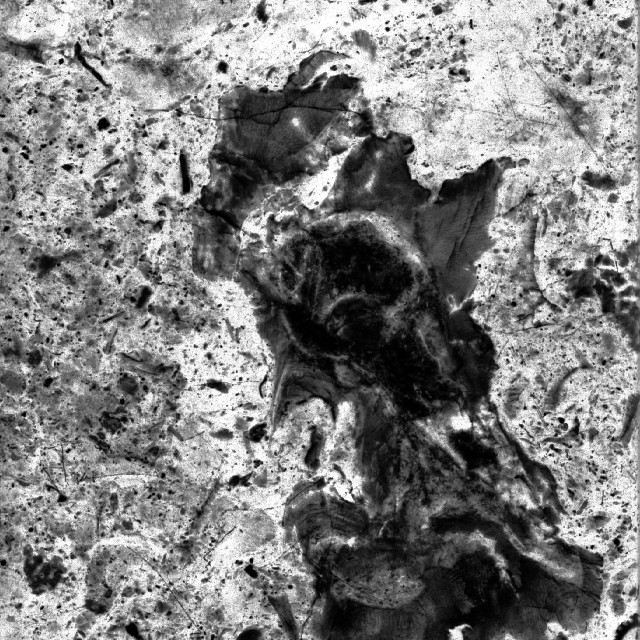
#> input picture data/Normalized_Brodatz/Marble/D58.tif, 640 x 640 px
$ jupyter execute --allow-errors gaussian_noise.ipynb
#> lines starting #> are read from the running program, lines starting #| are printed output that depends on the picture
### utils/images_generator.py
import numpy as np
import matplotlib.pyplot as plt
from PIL import Image
import random


def generate_histogram(img, isNormalized=True, title='Histogram of Img', range=(0, 255)):
    '''
        Plots a histogram of the image
    '''
    if not isNormalized:
        normalized_img = normalize_img_to_0_255(img)
    else:
        normalized_img = img
    flattened_img = normalized_img.flatten()
    plt.hist(flattened_img, bins=256, range=range, color='blue', alpha=0.7)
    plt.xlabel('Value')
    plt.ylabel('Frequency')
    plt.title(title)

# [8 lines left out: function normalize_img_to_0_255, not called in this run]

def uniform_image(intensity=127, image_size=(256, 256)):
    return np.ones(image_size, dtype=np.int8)*intensity

# [263 lines left out: functions colored_noise, logistic_map, henon_map, new_henon_map, noisy, salt_and_pepper and 2 more, not called in this run]

def gaussian_noise_gs(mean=0.0, sigma=20, image=np.ones((256, 256))):
    '''
    Args:
        mean (float): Mean of the Gaussian noise distribution (default 0)
        sigma (float): Standard deviation of the Gaussian noise distribution (default 20)
        image (numpy.ndarray): Input image (default is a 256x256 array of ones)

    Returns:
        numpy.ndarray: Noisy image with pixel values clipped to [0, 255]
    '''
    row,col= image.shape
    gauss = np.random.normal(mean,sigma,(row,col))
    gauss = gauss.reshape(row,col)
    noisy = image + gauss
    noisy_clipped = np.clip(noisy, 0, 255)
    return noisy_clipped

# [317 lines left out: functions add_gaussian_noise_giva, poisson_noise, periodic_noise, add_speckle_noise, add_speckle_noise_v2, speckle_noise_gs and 2 more, not called in this run]


# [31 lines that do not run on import are left out]

### utils/experiments_functions.py
import numpy as np
import ordpy
from features_extractor.entropy_complexity import get_entropy_fisher, get_weighted_entropy_fisher
from features_extractor.entropy_complexity_correct import get_weighted_entropy_complexity, get_entropy_complexity, get_weighted_fisher_shannon
import pandas as pd
import matplotlib.pyplot as plt
import matplotlib.cm as cm
import seaborn as sns

def get_img_info(img, q_linspace = np.linspace(-2, 20, num = 221)):
    data = []
    for q in q_linspace:
        # print(f"q = {q}")
        ord_dis = ordpy.weighted_smoothness_structure(img, q=q)
        probs = ordpy.weighted_smoothness_structure_probs(img, q=q)
        w_ent_correct, w_comp_correct = get_weighted_entropy_complexity(img, 2, 2, 1, 1, q)
        data.append([q, ord_dis[0], ord_dis[1], w_ent_correct, w_comp_correct, probs[0], probs[1], probs[2]])

    data = pd.DataFrame(data, columns = ["q", "Smoothness", "Curve structure", "Weighted Entropy Correct", "Weighted Complexity Correct", "prob0", "prob1", "prob2"])
    return data

# [10 lines left out: function get_img_info_simple, not called in this run]

### gaussian_noise.ipynb
# Gaussian Noise Experiments

## Import

[cell 1]
import numpy as np
import pandas as pd
import matplotlib.pyplot as plt
import cv2

[cell 2]
from utils.images_generator import gaussian_noise_gs, normalize_img_to_0_255, generate_histogram

[cell 3]
images_class = 'Marble'
images_path = f'data/Normalized_Brodatz/{images_class}'
image_name = 'D58'
image_title = f'{images_class}-{image_name}'
gs_image = cv2.imread(f'{images_path}/{image_name}.tif', cv2.IMREAD_GRAYSCALE)
#> gs_image is the input picture: shape (640, 640); min 0, max 255, mean 127.6
if gs_image is not None:
    plt.imshow(gs_image, cmap='gray')
    plt.title(f"Imagem {image_title}")
    plt.axis('off')  # Remove os eixos
    plt.show()
else:
    print('error')

[cell 4]
generate_histogram(gs_image, isNormalized=True, title=f'{image_title}')
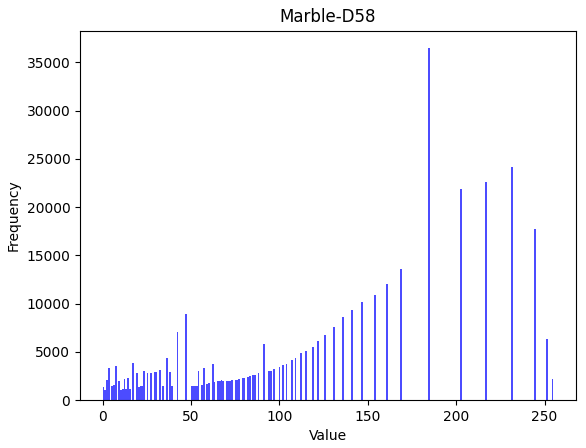
#> figure drawn by matplotlib, 1 panel; tallest bar 36463 high, from x = 184.3 to 185.3

mean = 0; sigma = 0.1

[cell 5]
mean = 90
sigma = 10

# Generate the 2D Hénon map data
image_mean_90_sigma_10 = gaussian_noise_gs(mean, sigma, gs_image)
#> in gaussian_noise_gs, `noisy = image + gauss`:
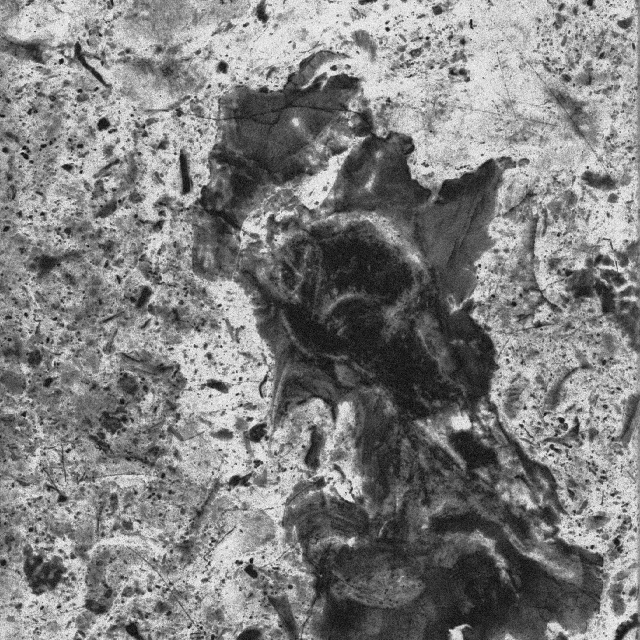
#> noisy: shape (640, 640) float64; min 53.23, max 381, mean 217.6; drawn with min black and max white
#> in gaussian_noise_gs, `noisy_clipped = np.clip(noisy, 0, 255)`:
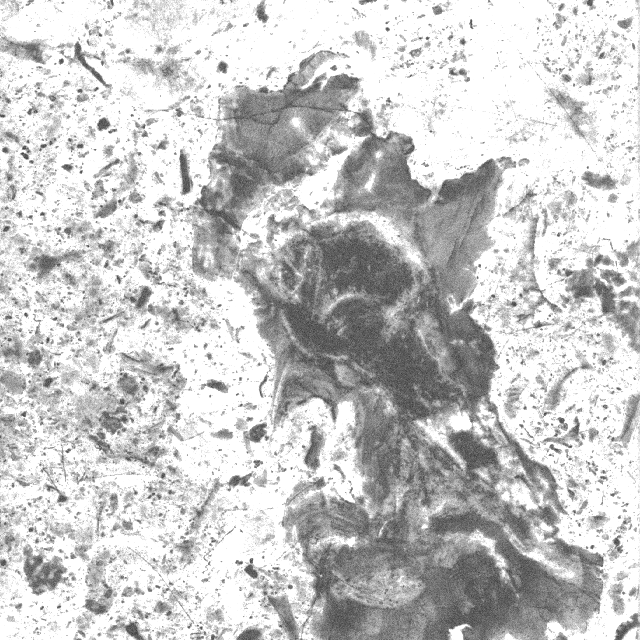
#> noisy_clipped: shape (640, 640) float64; min 53.23, max 255, mean 201.3

# Plot the results
plt.clf()
plt.figure(1,figsize=(12, 8))
plt.imshow(image_mean_90_sigma_10, cmap='gray')
plt.title(f'{image_title} mean {mean} sigma {sigma}')
plt.axis('off')  # Remove os eixos
plt.savefig(f'results/gaussian_noise/{image_title}_mean_{mean}_sigma_{sigma}.png', bbox_inches='tight')

[cell 6]
generate_histogram(image_mean_90_sigma_10, isNormalized=True, title=f'{image_title} mean 90 sigma 10')
plt.savefig(f'results/gaussian_noise/{image_title}_mean_90_sigma_10_histogram.png', bbox_inches='tight')
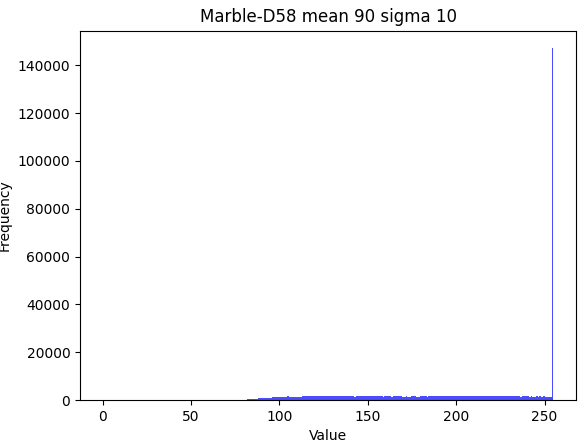
#> figure drawn by matplotlib, 1 panel; tallest bar 147078 high, from x = 254 to 255

[cell 7]
mean = 127
sigma = 20

# Generate the 2D Hénon map data
image_mean_127_sigma_20 = gaussian_noise_gs(mean, sigma, gs_image)
#> call 2 of gaussian_noise_gs, with mean = 127, sigma = 20
#> in gaussian_noise_gs (call 2), `noisy = image + gauss`:
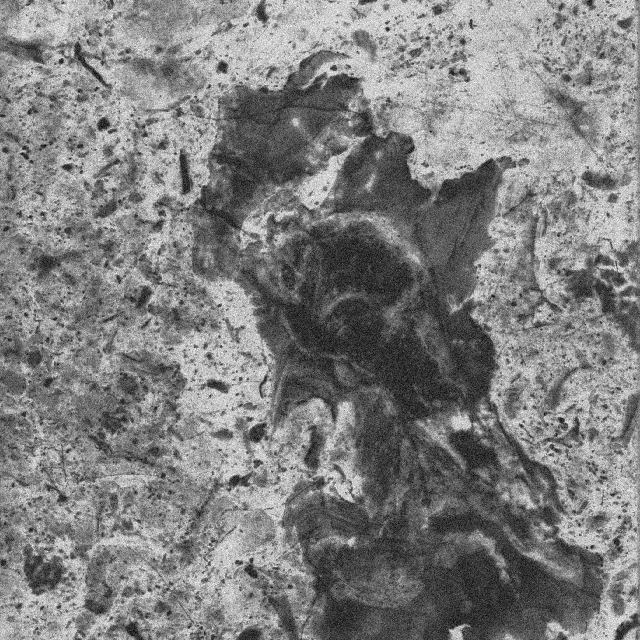
#> noisy: shape (640, 640) float64; min 56.97, max 452.4, mean 254.6; drawn with min black and max white
#> in gaussian_noise_gs (call 2), `noisy_clipped = np.clip(noisy, 0, 255)`:
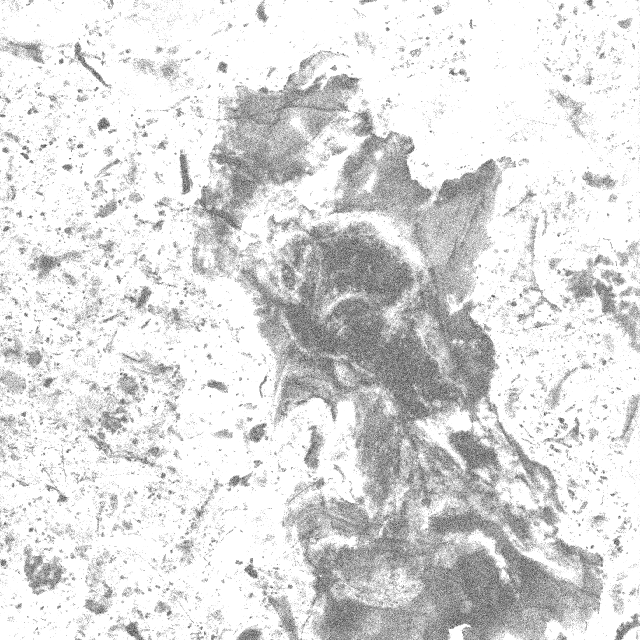
#> noisy_clipped: shape (640, 640) float64; min 56.97, max 255, mean 222

# Plot the results
plt.clf()
plt.figure(1,figsize=(12, 8))
plt.imshow(image_mean_127_sigma_20, cmap='gray')
plt.title(f'{image_title} mean {mean} sigma {sigma}')
plt.axis('off')  # Remove os eixos
plt.savefig(f'results/gaussian_noise/{image_title}_mean_{mean}_sigma_{sigma}.png', bbox_inches='tight')

[cell 8]
generate_histogram(image_mean_127_sigma_20, isNormalized=True, title=f'{image_title} mean 127 sigma 20')
plt.savefig(f'results/gaussian_noise/{image_title}_mean_127_sigma_20_histogram.png', bbox_inches='tight')
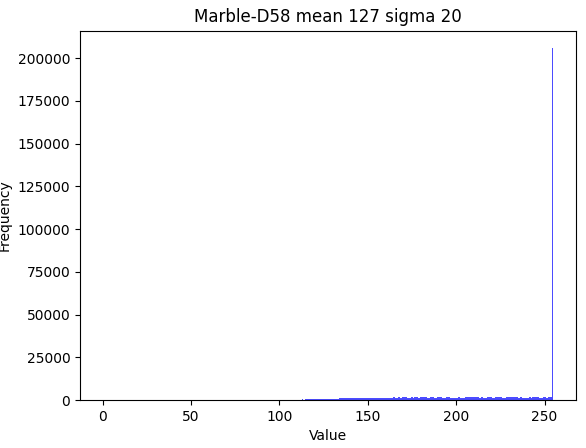
#> figure drawn by matplotlib, 1 panel; tallest bar 205777 high, from x = 254 to 255
#> the loop in get_img_info, `for q in q_linspace: # print(f"q = {q}")` made 1 pass
#> q on pass 1: -2
#> after the loop in get_img_info, `for q in q_linspace:`: data = []

## Generating data for the images

[cell 9]
from utils.experiments_functions import get_img_info

[cell 10]
image_title = 'Marble-D58'
#> (the rest of this cell did not finish here and is left out)

#> (a cell that did not finish here is left out)

#> (a cell that did not finish here is left out)

## Generating both planes

[cell 13]
image_title = 'Marble-D58'
#> (the rest of this cell did not finish here and is left out)

#> (a cell that did not finish here is left out)

## Plotting the probabilities
